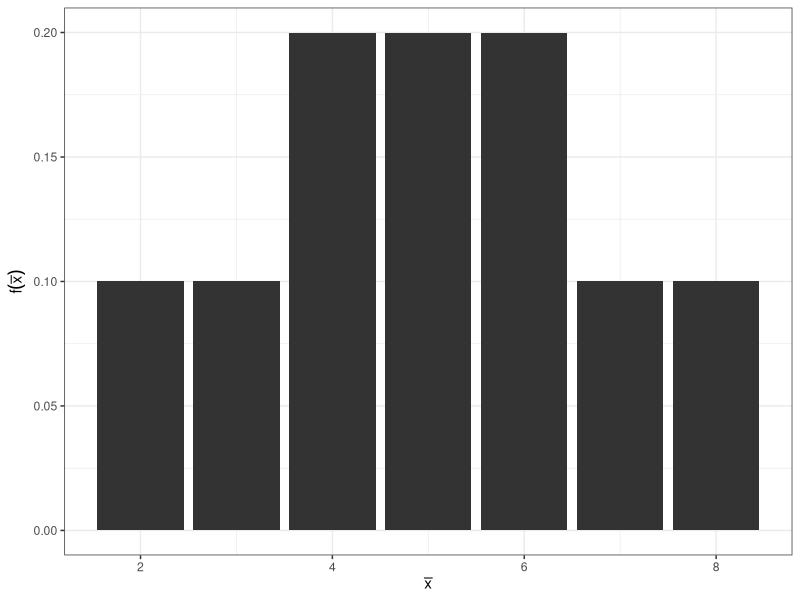
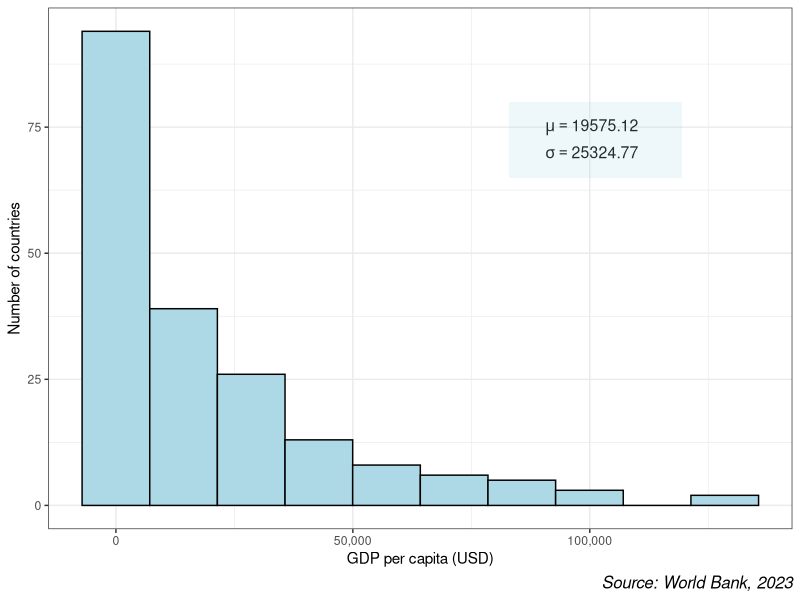
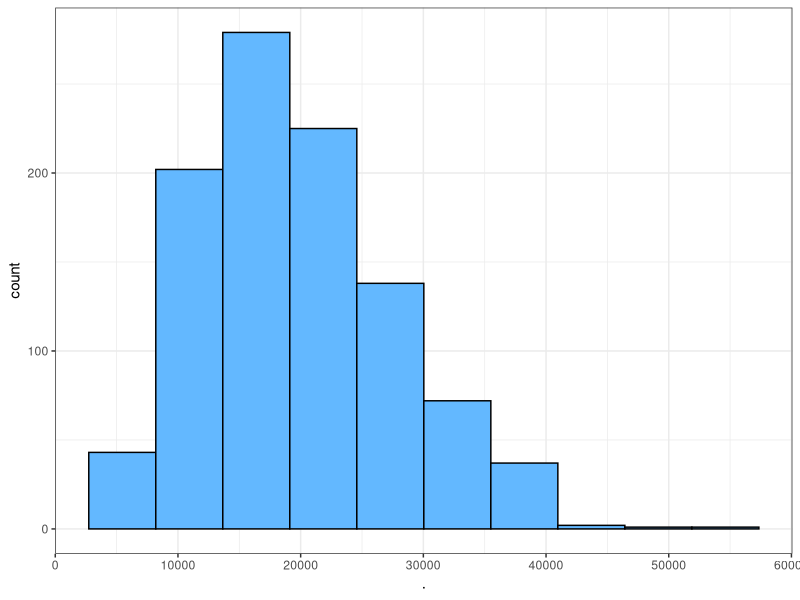
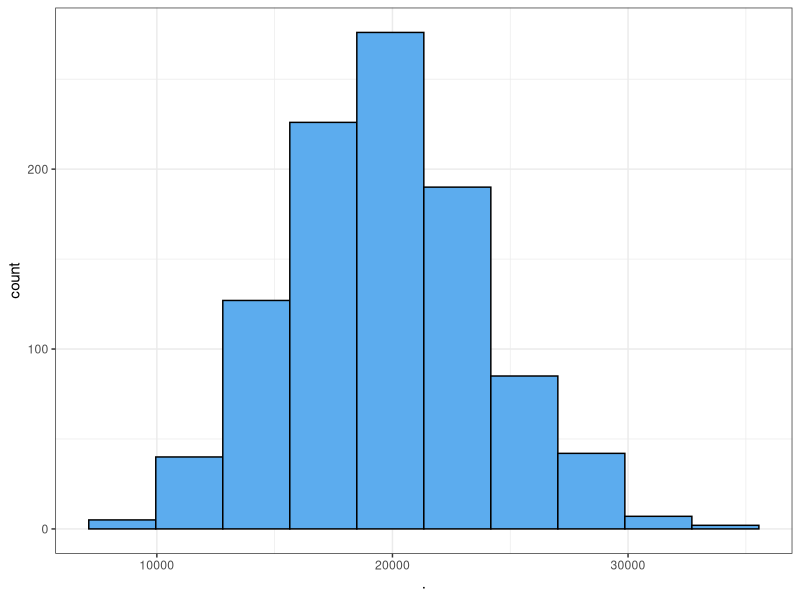
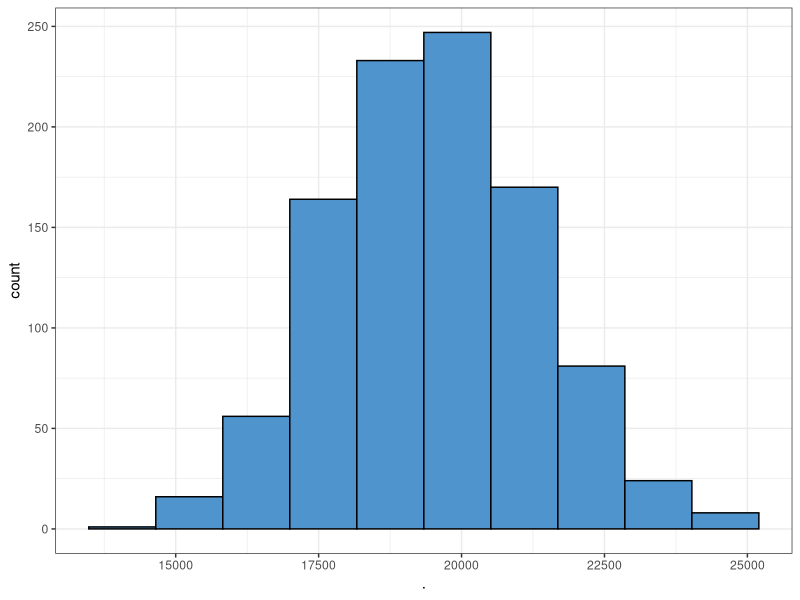

Write R code to recreate these figures, in order.
## ---- chunk 1
set.seed(2103) # To keep reproducibility
X=c(1,3,5,7,9) # The elemnets in X variable

# Drawing a random sample without replacement
sample(X,3, replace = FALSE)

# Drawing a random sample with replacement
sample(X,3, replace = TRUE)

## ---- chunk 2
samples<-combn(X,3)
#class(samples)
colnames(samples)<-c("Sample1","Sample2","Sample3","Sample4","Sample5","Sample6","Sample7","Sample8","Sample9","Sample10")
t(samples)
## ---- chunk 3
all_sampl<-combn(X,2)
#class(all_sampl)
#colnames(samples)<-c("Sample1","Sample2","Sample3","Sample4","Sample5","Sample6","Sample7","Sample8","Sample9","Sample10")
#t(all_sampl)
#rowMeans(t(all_sampl))
## ---- chunk 4
#| label: fig-samdist
#| fig-cap: "Sampling distribution of $\\bar{x}$"

Y<-seq(1,9,2)
all_sampl<-combn(Y,2)
#class(all_sampl)
#colnames(all_sampl)<-c("Sample1","Sample2","Sample3","Sample4","Sample5","Sample6","Sample7","Sample8","Sample9","Sample10","Sample11","Sample12","Sample13","Sample14","Sample15")
#t(all_sampl)
#rowMeans(t(all_sampl))

#barplot(table(rowMeans(t(all_sampl))))

sam_dist<-data.frame(x_bar=2:8,f=c(1,1,2,2,2,1,1))
library(tidyverse)
sam_dist %>% mutate(px_bar=f/sum(f)) %>% ggplot(aes(x=x_bar,y=px_bar))+
  geom_col(fill="gray20",width = 0.9)+
  labs(x=expression(bar(x)),y=expression(f(bar(x))))+
  theme_bw()+
  theme(axis.title = element_text(face = "bold"))
## ---- chunk 5
#| label: fig-fig_clt1
#| fig-cap: "Frequency histogram of GDP percapita of N=218 countries"

library(readxl)

GDP_percap23 <- read_excel("StatForBandE_data.xlsx", 
    sheet = "GDP_percap23")
#View(GDP_percap23)
library(tidyverse)
library(scales)


#GDP_percap23 %>% select(`Country Name`,Y_2023) %>%arrange(-Y_2023)

GDP_percap23 %>% select(`Country Name`,Y_2023) %>%
  filter(`Country Name`!="Monaco") %>% 
  drop_na()->gdp_2023

#gdp_2023 %>% summarise(mu=mean(Y_2023), sigma=sd(Y_2023)) %>% 
#  knitr::kable(digits = 2)

gdp_2023%>%
  ggplot(aes(x=Y_2023))+
  geom_histogram(col="black",fill="lightblue",bins = 10)+
  scale_x_continuous(labels = comma)+
  labs(x="GDP per capita (USD)",y="Number of countries",
       caption="Source: World Bank, 2023")+
  theme_bw()+
  theme(plot.caption =element_text(face = "italic",size = 12))+
  annotate("text", x=100000,y=75, 
           label = expression(~mu == 19575.12),
           color = "black", size = 4)+
  annotate("text", x=100000,y=70, 
           label = expression( ~ sigma == 25324.77),
           color = "black", size = 4)+
  annotate("rect",xmin = 83000, xmax = 119500, ymin = 65, ymax = 80, 
           alpha = 0.2, fill = "lightblue")


## ---- chunk 6
#| label: fig-cltsim
#| fig-cap: "Demonstration of Central Limit Theorem through simulation"
#| fig-subcap: 
#|   - "Sampling distribution of sample mean for sample size n=10"
#|   - "Sampling distribution of sample mean for sample size n=30"
#|   - "Sampling distribution of sample mean for sample size n=100"
#| layout-ncol: 3


xgdp<-gdp_2023$Y_2023
nsim=1000 # no of simulations/ samples

set.seed(231)

replicate(nsim,sample(xgdp,10)) %>%colMeans() %>%as.data.frame() %>% ggplot(aes(x=.))+
  geom_histogram(bins = 10,fill="steelblue1",col="black")+
  theme_bw()->pclt_1

  

replicate(nsim,sample(xgdp,30)) %>%colMeans() %>%as.data.frame() %>% ggplot(aes(x=.))+
  geom_histogram(bins = 10,fill="steelblue2",col="black")+
  theme_bw()->pclt_2
  

replicate(nsim,sample(xgdp,100)) %>%colMeans() %>%as.data.frame() %>% ggplot(aes(x=.))+
  geom_histogram(bins = 10,fill="steelblue3",col="black")+
  theme_bw()->pclt_3

pclt_1
pclt_2
pclt_3

